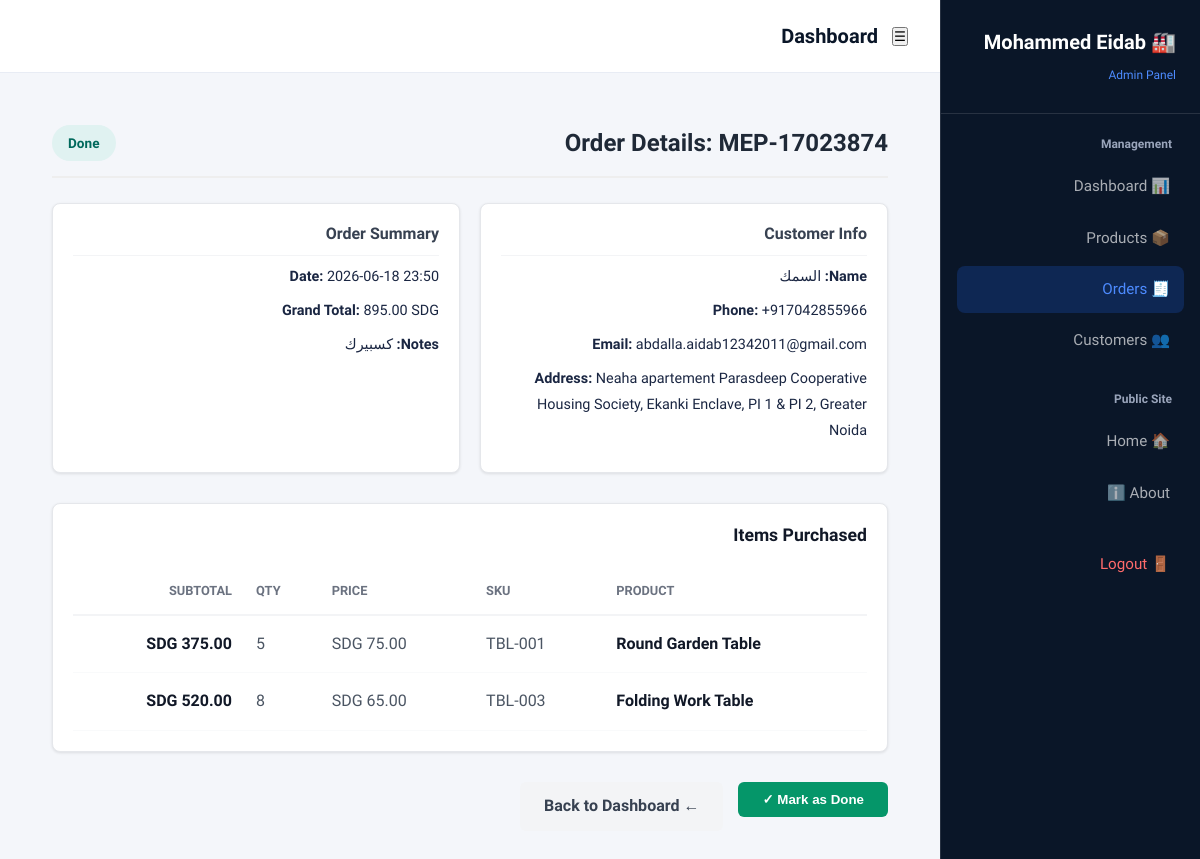
/admin/order/4 (signed in), run on an earlier commit of the app's database.
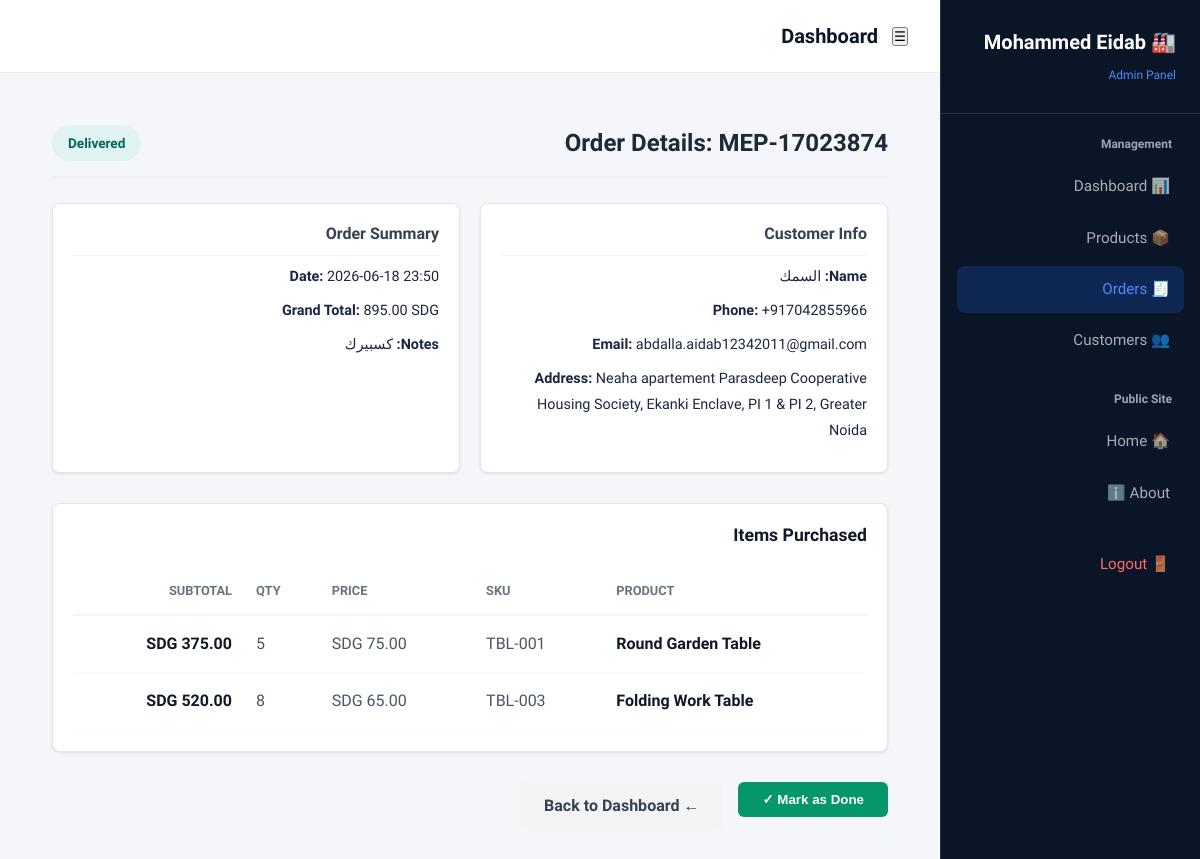
And on a later commit of the database.
### models.py (models this page shows, shortened)
class Order(db.Model):
    __tablename__ = 'orders'
    id = db.Column(db.Integer, primary_key=True)
    order_number = db.Column(db.String(50), unique=True, nullable=False, index=True)
    customer_id = db.Column(db.Integer, db.ForeignKey('customers.id'), nullable=False)
    status = db.Column(db.String(50), default='Pending', index=True)
    total_amount = db.Column(db.Numeric(10, 2), nullable=False)
    notes = db.Column(db.Text)
    created_at = db.Column(db.DateTime, default=get_utc_now)
    updated_at = db.Column(db.DateTime, default=get_utc_now, onupdate=get_utc_now)
    items = db.relationship('OrderItem', backref='order', lazy=True, cascade="all, delete-orphan")

### app.py (the view)
@app.route('/admin/order/<int:order_id>')
@login_required
def admin_order_details(order_id):
    order = db.session.get(Order, order_id)
    if not order:
        flash('Order not found.', 'error')
        return redirect(url_for('admin_dashboard'))
    customer = db.session.get(Customer, order.customer_id)
    items = OrderItem.query.filter_by(order_id=order_id).all()
    order_details = []
    for item in items:
        product = db.session.get(Product, item.product_id)
        order_details.append({
            'name': product.name if product else 'Unknown Product',
            'sku': product.sku if product else 'N/A',
            'quantity': item.quantity,
            'price': item.unit_price,
            'subtotal': item.subtotal
        })
    return render_template('admin/admin_order_details.html',
                           order=order,
                           customer=customer,
                           order_details=order_details,
                           order_statuses=ORDER_STATUSES)

### app.py (called while the page is built)
@app.context_processor
def inject_translations():
    lang = session.get('lang', 'en')
    return dict(
        t=TRANSLATIONS.get(lang, TRANSLATIONS['en']),
        current_lang=lang,
    )

@app.template_filter('sdg')
def format_sdg(value):
    try:
        formatted_price = f"{float(value):.2f}"
        return Markup(f'{formatted_price} <span class="currency-label">SDG</span>')
    except (ValueError, TypeError):
        return Markup('0.00 <span class="currency-label">SDG</span>')

@login_manager.user_loader
def load_user(user_id):
    return db.session.get(AdminUser, int(user_id))

### templates/admin/admin_order_details.html (shortened to what the changed rows need)
{% extends "admin/admin_base.html" %}
{% block admin_content %}
<div style="padding: 20px; max-width: 1000px; margin: 0 auto;">
    <div style="display: flex; justify-content: space-between; align-items: center; border-bottom: 2px solid #eee; padding-bottom: 15px; margin-bottom: 25px;">
        <h2 style="margin: 0; color: #1f2937;">Order Details: {{ order.order_number }}</h2>
        <span style="background: #e0f2f1; color: #00695c; padding: 6px 16px; border-radius: 20px; font-weight: 700; font-size: 0.85rem;">
            {{ order.status }}
        </span>
    </div>
    <div style="display: grid; grid-template-columns: repeat(auto-fit, minmax(300px, 1fr)); gap: 20px; margin-bottom: 30px;">
        <div style="background: #ffffff; padding: 20px; border-radius: 8px; border: 1px solid #e5e7eb; box-shadow: 0 1px 3px rgba(0,0,0,0.1);">
            <h3 style="margin-top: 0; font-size: 1rem; color: #374151; border-bottom: 1px solid #f3f4f6; padding-bottom: 10px;">Order Summary</h3>
            <p style="margin: 8px 0; font-size: 0.9rem;"><strong>Date:</strong> {{ order.created_at.strftime('%Y-%m-%d %H:%M') if order.created_at else 'N/A' }}</p>
            <p style="margin: 8px 0; font-size: 0.9rem;"><strong>Grand Total:</strong> {{ order.total_amount | sdg }}</p>
            <p style="margin: 8px 0; font-size: 0.9rem;"><strong>Notes:</strong> {{ order.notes or 'None' }}</p>
        </div>
    </div>
    <div style="background: #ffffff; padding: 20px; border-radius: 8px; border: 1px solid #e5e7eb; box-shadow: 0 1px 3px rgba(0,0,0,0.1); margin-bottom: 30px;">
        <div style="overflow-x: auto;">
            <table style="width: 100%; border-collapse: collapse; text-align: left;">
                <thead>
                    <tr style="border-bottom: 2px solid #f3f4f6;">
                        <th style="padding: 12px; color: #6b7280; font-size: 0.8rem; text-transform: uppercase;">Product</th>
                        <th style="padding: 12px; color: #6b7280; font-size: 0.8rem; text-transform: uppercase;">SKU</th>
                        <th style="padding: 12px; color: #6b7280; font-size: 0.8rem; text-transform: uppercase;">Price</th>
                        <th style="padding: 12px; color: #6b7280; font-size: 0.8rem; text-transform: uppercase;">Qty</th>
                        <th style="padding: 12px; color: #6b7280; font-size: 0.8rem; text-transform: uppercase; text-align: right;">Subtotal</th>
                    </tr>
                </thead>
            </table>
        </div>
    </div>
</div>
{% endblock %}

What changed in the data, as far as the page shows it:
changed Order "MEP-17023874": status "Done" → "Delivered"
